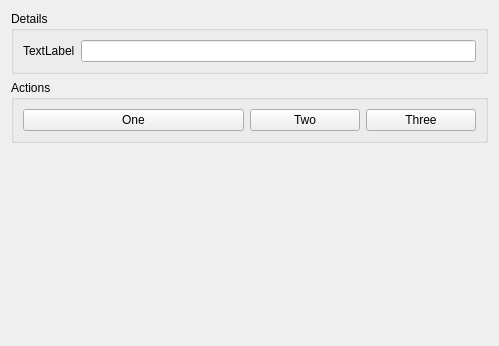
<?xml version="1.0" encoding="UTF-8"?>
<ui version="4.0">
 <class>Widget</class>
 <widget class="QWidget" name="Widget">
  <property name="geometry">
   <rect>
    <x>0</x>
    <y>0</y>
    <width>499</width>
    <height>346</height>
   </rect>
  </property>
  <property name="windowTitle">
   <string>Widget</string>
  </property>
  <layout class="QVBoxLayout" name="verticalLayout">
   <item>
    <widget class="QGroupBox" name="groupBox">
     <property name="title">
      <string>Details</string>
     </property>
     <layout class="QHBoxLayout" name="horizontalLayout">
      <item>
       <widget class="QLabel" name="label">
        <property name="text">
         <string>TextLabel</string>
        </property>
       </widget>
      </item>
      <item>
       <widget class="QLineEdit" name="lineEdit"/>
      </item>
     </layout>
    </widget>
   </item>
   <item>
    <widget class="QGroupBox" name="groupBox_2">
     <property name="title">
      <string>Actions</string>
     </property>
     <layout class="QHBoxLayout" name="horizontalLayout_2">
      <item>
       <widget class="QPushButton" name="pushButton">
        <property name="sizePolicy">
         <sizepolicy hsizetype="Minimum" vsizetype="Fixed">
          <horstretch>2</horstretch>
          <verstretch>0</verstretch>
         </sizepolicy>
        </property>
        <property name="text">
         <string>One</string>
        </property>
       </widget>
      </item>
      <item>
       <widget class="QPushButton" name="pushButton_2">
        <property name="sizePolicy">
         <sizepolicy hsizetype="Minimum" vsizetype="Fixed">
          <horstretch>1</horstretch>
          <verstretch>0</verstretch>
         </sizepolicy>
        </property>
        <property name="text">
         <string>Two</string>
        </property>
       </widget>
      </item>
      <item>
       <widget class="QPushButton" name="pushButton_3">
        <property name="sizePolicy">
         <sizepolicy hsizetype="Minimum" vsizetype="Fixed">
          <horstretch>1</horstretch>
          <verstretch>0</verstretch>
         </sizepolicy>
        </property>
        <property name="text">
         <string>Three</string>
        </property>
       </widget>
      </item>
     </layout>
    </widget>
   </item>
   <item>
    <spacer name="verticalSpacer">
     <property name="orientation">
      <enum>Qt::Vertical</enum>
     </property>
     <property name="sizeHint" stdset="0">
      <size>
       <width>20</width>
       <height>190</height>
      </size>
     </property>
    </spacer>
   </item>
  </layout>
 </widget>
 <resources/>
 <connections/>
</ui>
